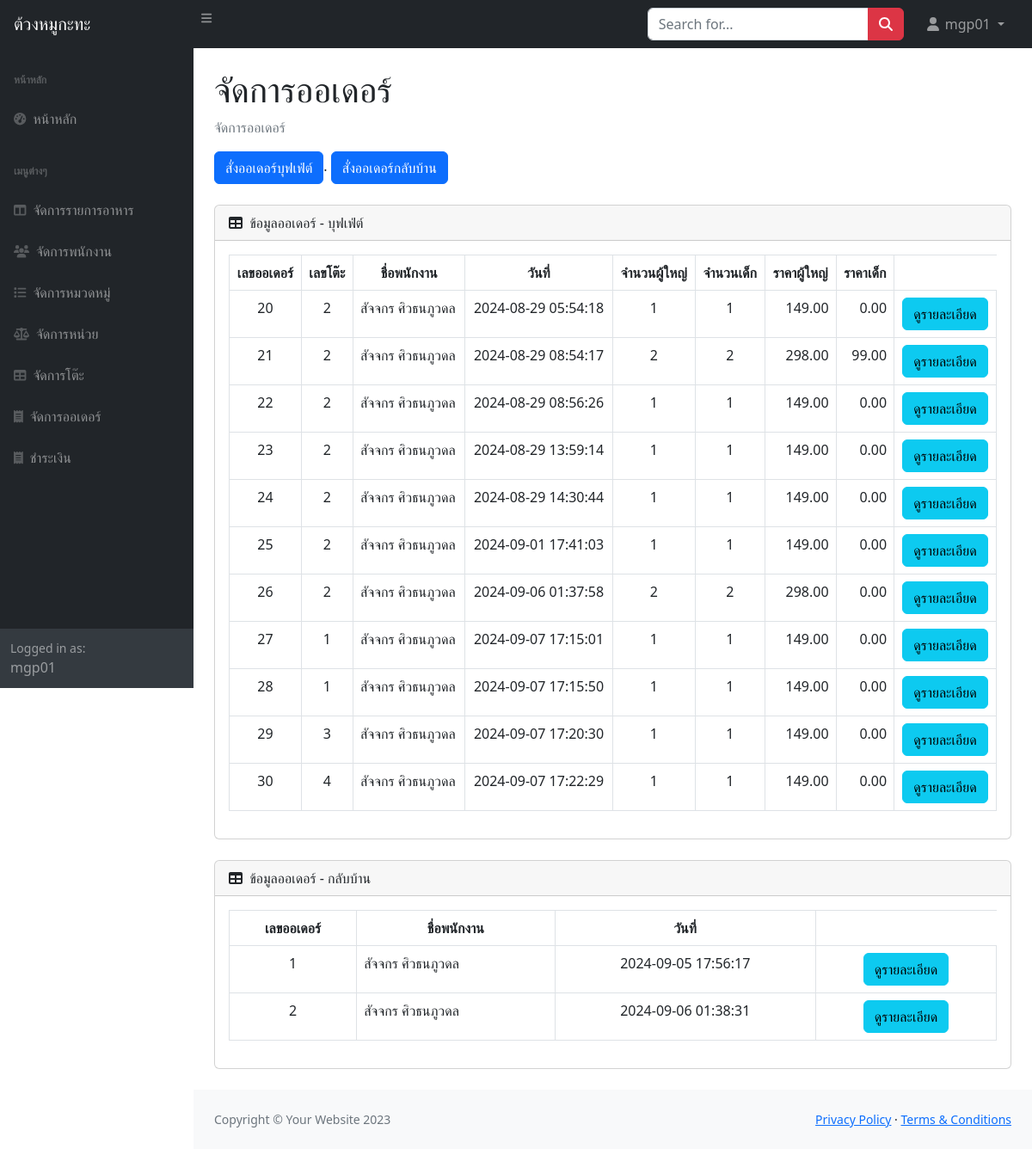
The page /manage_orders.php (signed in) on the database its author committed.
### tables this page shows
CREATE TABLE `order_buffet` (
  `order_buffet_id` int(11) NOT NULL,
  `table_id` int(11) NOT NULL,
  `emp_id` int(11) NOT NULL,
  `order_date` datetime NOT NULL,
  `adult` int(11) NOT NULL,
  `child` int(11) NOT NULL,
  `price_adult` decimal(10,2) NOT NULL,
  `price_child` decimal(10,2) NOT NULL
);

CREATE TABLE `employees` (
  `emp_id` int(11) NOT NULL,
  `username` varchar(100) NOT NULL,
  `password` varchar(100) NOT NULL,
  `firstname` varchar(100) NOT NULL,
  `lastname` varchar(100) NOT NULL,
  `mail` varchar(100) NOT NULL,
  `location` text NOT NULL,
  `role` int(1) NOT NULL COMMENT '1=Owner\r\n2=Cashier\r\n3=Receptionist\r\n4=Kitchen',
  `status` int(1) NOT NULL
);

CREATE TABLE `order_pickup` (
  `order_pickup_id` int(11) NOT NULL,
  `emp_id` int(11) NOT NULL,
  `order_date` datetime NOT NULL
);

### manage_orders.php (the view, shortened to what this page needs)
<?php
include 'includes/db_connect.php';
$sql_buffet = "SELECT o.order_buffet_id, o.table_id, e.firstname, e.lastname, o.order_date, o.child, o.adult, o.price_adult, o.price_child
               FROM order_buffet o
               JOIN employees e ON o.emp_id = e.emp_id";
$result_buffet = $conn->query($sql_buffet);
$sql_alacarte = "SELECT o.order_pickup_id, e.firstname, e.lastname, o.order_date
                 FROM order_pickup o
                 JOIN employees e ON o.emp_id = e.emp_id";
$result_alacarte = $conn->query($sql_alacarte);
?>
<!DOCTYPE html>
<html lang="en">
<head>
    <link rel="stylesheet" href="https://cdn.jsdelivr.net/npm/bootstrap@5.2.3/dist/css/bootstrap.min.css">
    <link rel="stylesheet" href="css/styles.css">
</head>
<body class="sb-nav-fixed">
    <nav class="sb-topnav navbar navbar-expand navbar-dark bg-dark">
        <a class="navbar-brand ps-3" href="index.php">ต้วงหมูกะทะ</a>
        <button class="btn btn-link btn-sm order-1 order-lg-0 me-4 me-lg-0" id="sidebarToggle" href="#!"><i class="fas fa-bars"></i></button>
        <form class="d-none d-md-inline-block form-inline ms-auto me-0 me-md-3 my-2 my-md-0">
            <div class="input-group">
                <input class="form-control" type="text" placeholder="Search for..." aria-label="Search for..." aria-describedby="btnNavbarSearch" />
                <button class="btn btn-danger" id="btnNavbarSearch" type="button"><i class="fas fa-search"></i></button>
            </div>
        </form>
        <ul class="navbar-nav ms-auto ms-md-0 me-3 me-lg-4">
            <li class="nav-item dropdown">
                <a class="nav-link dropdown-toggle" id="navbarDropdown" href="#" role="button" data-bs-toggle="dropdown" aria-expanded="false">
                    <i class="fas fa-user fa-fw"></i>
                    <?php if (isset($_SESSION['username'])) : ?>
                        <?php echo $_SESSION['username']; ?>
                    <?php else : ?>
                        ผู้เยี่ยมชม
                    <?php endif; ?>
                </a>
            </li>
        </ul>
    </nav>
    <div id="layoutSidenav">
        <div id="layoutSidenav_nav">
            <nav class="sb-sidenav accordion sb-sidenav-dark" id="sidenavAccordion">
                <div class="sb-sidenav-menu">
                    <div class="nav">
                        <div class="sb-sidenav-menu-heading">หน้าหลัก</div>
                        <a class="nav-link" href="index.php">
                            <div class="sb-nav-link-icon"><i class="fas fa-tachometer-alt"></i></div>
                            หน้าหลัก
                        </a>
                        <div class="sb-sidenav-menu-heading">เมนูต่างๆ</div>
                        <a class="nav-link" href="manage_menu.php">
                            <div class="sb-nav-link-icon"><i class="fas fa-columns"></i></div>
                            จัดการรายการอาหาร
                        </a>
                        <a class="nav-link" href="manage_employees.php">
                            <div class="sb-nav-link-icon"><i class="fas fa-users"></i></div>
                            จัดการพนักงาน
                        </a>
                        <a class="nav-link" href="category.php">
                            <div class="sb-nav-link-icon"><i class="fas fas fa-list"></i></div>
                            จัดการหมวดหมู่
                        </a>
                        <a class="nav-link" href="unit.php">
                            <div class="sb-nav-link-icon"><i class="fas fa-balance-scale"></i></div>
                            จัดการหน่วย
                        </a>
                        <a class="nav-link" href="manage_tables.php">
                            <div class="sb-nav-link-icon"><i class="fas fa-table"></i></div>
                            จัดการโต๊ะ
                        </a>
                        <a class="nav-link" href="manage_orders.php">
                            <div class="sb-nav-link-icon"><i class="fas fa-receipt"></i></div>
                            จัดการออเดอร์
                        </a>
                        <a class="nav-link" href="cashier.php">
                            <div class="sb-nav-link-icon"><i class="fas fa-receipt"></i></div>
                            ชำระเงิน
                        </a>
                    </div>
                </div>
                <div class="sb-sidenav-footer">
                    <div class="small">Logged in as:</div>
                    <?php if (isset($_SESSION['username'])) : ?>
                        <?php echo $_SESSION['username']; ?>
                    <?php else : ?>
                        Guest
                    <?php endif; ?>
                </div>
            </nav>
        </div>
        <div id="layoutSidenav_content">
            <main>
                <div class="container-fluid px-4">
                    <h1 class="mt-4">จัดการออเดอร์</h1>
                    <ol class="breadcrumb mb=4">
                        <li class="breadcrumb-item active">จัดการออเดอร์</li>
                    </ol>
                    <div class="mb-4">
                        <a href="menu_order_buffet.php" class="btn btn-primary">สั่งออเดอร์บุฟเฟ่ต์</a>.
                        <a href="menu_order_pickup.php" class="btn btn-primary">สั่งออเดอร์กลับบ้าน</a>
                    </div>
                    <div class="card mb-4">
                        <div class="card-header">
                            <i class="fas fa-table me-1"></i>
                            ข้อมูลออเดอร์ - บุฟเฟ่ต์
                        </div>
                        <div class="card-body">
                            <table id="datatablesSimple" class="table table-bordered">
                                <thead>
                                    <tr>
                                        <th style="text-align: center;">เลขออเดอร์</th>
                                        <th style="text-align: center;">เลขโต๊ะ</th>
                                        <th style="text-align: center;">ชื่อพนักงาน</th>
                                        <th style="text-align: center;">วันที่</th>
                                        <th style="text-align: center;">จำนวนผู้ใหญ่</th>
                                        <th style="text-align: center;">จำนวนเด็ก</th>
                                        <th style="text-align: center;">ราคาผู้ใหญ่</th>
                                        <th style="text-align: center;">ราคาเด็ก</th>
                                    </tr>
                                </thead>
                                <tbody>
                                    <?php while ($row = $result_buffet->fetch_assoc()) { ?>
                                        <tr>
                                            <td style="text-align: center;"><?php echo $row['order_buffet_id']; ?></td>
                                            <td style="text-align: center;"><?php echo $row['table_id']; ?></td>
                                            <td style="text-align: left;"><?php echo $row['firstname'] . ' ' . $row['lastname']; ?></td>
                                            <td style="text-align: center;"><?php echo $row['order_date']; ?></td>
                                            <td style="text-align: center;"><?php echo $row['adult']; ?></td>
                                            <td style="text-align: center;"><?php echo $row['adult']; ?></td>
                                            <td style="text-align: right;"><?php echo $row['price_adult']; ?></td>
                                            <td style="text-align: right;"><?php echo $row['price_child']; ?></td>
                                            <td style="text-align: center;">
                                                <a href="order_details.php?order_buffet_id=<?php echo $row['order_buffet_id']; ?>" class="btn btn-info">
                                                    ดูรายละเอียด
                                                </a>
                                            </td>
                                        </tr>
                                    <?php } ?>
                                </tbody>
                            </table>
                        </div>
                    </div>
                    <div class="card mb-4">
                        <div class="card-header">
                            <i class="fas fa-table me-1"></i>
                            ข้อมูลออเดอร์ - กลับบ้าน
                        </div>
                        <div class="card-body">
                            <table id="datatablesSimple" class="table table-bordered">
                                <thead>
                                    <tr>
                                        <th style="text-align: center;">เลขออเดอร์</th>
                                        <th style="text-align: center;">ชื่อพนักงาน</th>
                                        <th style="text-align: center;">วันที่</th>
                                    </tr>
                                </thead>
                                <tbody>
                                    <?php while ($row = $result_alacarte->fetch_assoc()) { ?>
                                        <tr>
                                            <td style="text-align: center;"><?php echo $row['order_pickup_id']; ?></td>
                                            <td><?php echo $row['firstname'] . ' ' . $row['lastname']; ?></td>
                                            <td style="text-align: center;"><?php echo $row['order_date']; ?></td>
                                            <td style="text-align: center;">
                                                <a href="order_details_pickup.php?order_pickup_id=<?php echo $row['order_pickup_id']; ?>" class="btn btn-info">
                                                    ดูรายละเอียด
                                                </a>
                                            </td>
                                        </tr>
                                    <?php } ?>
                                </tbody>
                            </table>
                        </div>
                    </div>
                </div>
            </main>
            <footer class="py-4 bg-light mt-auto">
                <div class="container-fluid px-4">
                    <div class="d-flex align-items-center justify-content-between small">
                        <div class="text-muted">Copyright &copy; Your Website 2023</div>
                        <div>
                            <a href="#">Privacy Policy</a>
                            &middot;
                            <a href="#">Terms &amp; Conditions</a>
                        </div>
                    </div>
                </div>
            </footer>
        </div>
    </div>
</body>
</html>

### rows shown on the page
order_buffet: order_buffet_id "20", table "2", emp.firstname "สัจจกร", emp.lastname "ศิวธนภูวดล", order_date "2024-08-29 05:54:18", adult "1", price_adult "149.00", price_child "0.00"
order_buffet: order_buffet_id "21", table "2", emp.firstname "สัจจกร", emp.lastname "ศิวธนภูวดล", order_date "2024-08-29 08:54:17", adult "2", price_adult "298.00", price_child "99.00"
order_buffet: order_buffet_id "22", table "2", emp.firstname "สัจจกร", emp.lastname "ศิวธนภูวดล", order_date "2024-08-29 08:56:26", adult "1", price_adult "149.00", price_child "0.00"
order_buffet: order_buffet_id "23", table "2", emp.firstname "สัจจกร", emp.lastname "ศิวธนภูวดล", order_date "2024-08-29 13:59:14", adult "1", price_adult "149.00", price_child "0.00"
order_buffet: order_buffet_id "24", table "2", emp.firstname "สัจจกร", emp.lastname "ศิวธนภูวดล", order_date "2024-08-29 14:30:44", adult "1", price_adult "149.00", price_child "0.00"
order_buffet: order_buffet_id "25", table "2", emp.firstname "สัจจกร", emp.lastname "ศิวธนภูวดล", order_date "2024-09-01 17:41:03", adult "1", price_adult "149.00", price_child "0.00"
order_buffet: order_buffet_id "26", table "2", emp.firstname "สัจจกร", emp.lastname "ศิวธนภูวดล", order_date "2024-09-06 01:37:58", adult "2", price_adult "298.00", price_child "0.00"
order_buffet: order_buffet_id "27", table "1", emp.firstname "สัจจกร", emp.lastname "ศิวธนภูวดล", order_date "2024-09-07 17:15:01", adult "1", price_adult "149.00", price_child "0.00"
order_buffet: order_buffet_id "28", table "1", emp.firstname "สัจจกร", emp.lastname "ศิวธนภูวดล", order_date "2024-09-07 17:15:50", adult "1", price_adult "149.00", price_child "0.00"
order_buffet: order_buffet_id "29", table "3", emp.firstname "สัจจกร", emp.lastname "ศิวธนภูวดล", order_date "2024-09-07 17:20:30", adult "1", price_adult "149.00", price_child "0.00"
order_buffet: order_buffet_id "30", table "4", emp.firstname "สัจจกร", emp.lastname "ศิวธนภูวดล", order_date "2024-09-07 17:22:29", adult "1", price_adult "149.00", price_child "0.00"
order_pickup: order_pickup_id "1", emp.firstname "สัจจกร", emp.lastname "ศิวธนภูวดล", order_date "2024-09-05 17:56:17"
order_pickup: order_pickup_id "2", emp.firstname "สัจจกร", emp.lastname "ศิวธนภูวดล", order_date "2024-09-06 01:38:31"

### other values the page prints
$_SESSION['username'] "mgp01"
